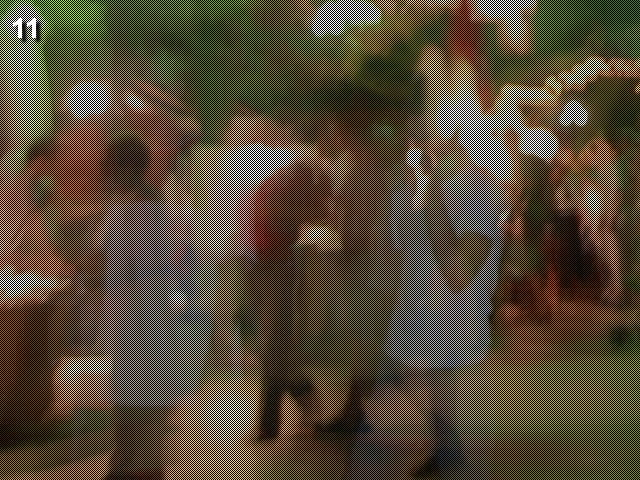
#> input picture pychallenge11.jpg, 640 x 480 px, found by its file name
$ python pychallenge11.py
#> lines starting #> are read from the running program, lines starting #| are printed output that depends on the picture
from PIL import ImageShow, Image

im = Image.open("C:/Users/sdomi/Documents/Code/PythonChallenge/pychallenge11.jpg")
#> im is the input picture: PIL image 640x480 RGB; mean R, G, B 85.8, 73.7, 57.3
w = 640
h = 480
# ImageShow.show(im)

original_image_pixels = list(im.getdata())
#> original_image_pixels = 307200 items
print(len(original_image_pixels))
#| 307200

def get_odds(image_array):
    new_list = []
    for i in range(0, len(image_array), 2):
        new_list.append(image_array[i])
    return new_list

im2 = Image.new('RGB', [640, 480])
#> im2: PIL image 640x480 RGB; every value is 0

print(len(get_odds(original_image_pixels)))
#> the loop in get_odds, `for i in range(0, len(image_array), 2):` made 153600 passes
#> i on passes 3 to 5: 4, 6, 8
#> after the loop in get_odds, `for i in range(0, len(image_array), 2):`: new_list = 153600 items
#| 153600

im2.putdata(get_odds(original_image_pixels))
#> the loop in get_odds (call 2), `for i in range(0, len(image_array), 2):` made 153600 passes
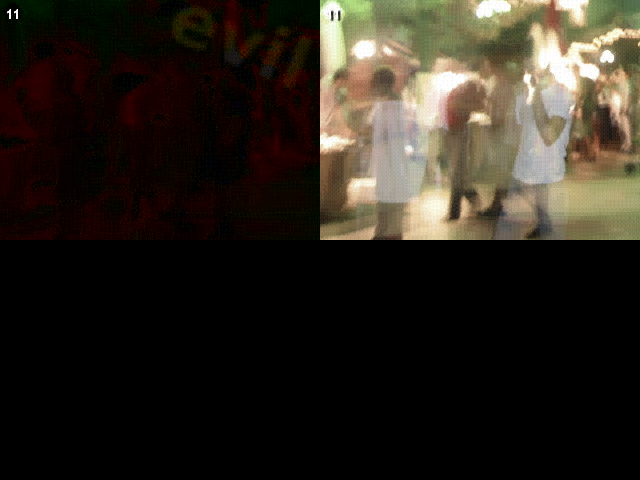
#> im2: PIL image 640x480 RGB; mean R, G, B 42.9, 36.9, 28.6

ImageShow.show(im2)

# answer: evil

$ run again, with pychallenge12.jpg copied over pychallenge11.jpg
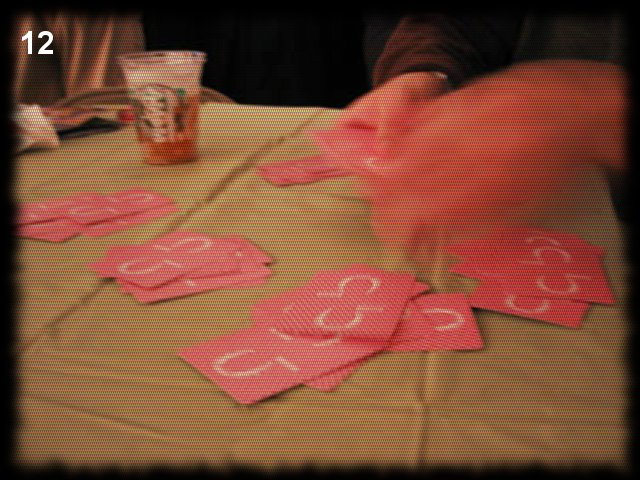
#> input picture pychallenge12.jpg, 640 x 480 px, found by its file name
#> im is the input picture: PIL image 640x480 RGB; mean R, G, B 125.2, 74.5, 53.1
#> original_image_pixels = 307200 items
#| 307200
#> the loop in get_odds, `for i in range(0, len(image_array), 2):` made 153600 passes
#> i on passes 3 to 5: 4, 6, 8
#> after the loop in get_odds, `for i in range(0, len(image_array), 2):`: new_list = 153600 items
#| 153600
#> the loop in get_odds (call 2), `for i in range(0, len(image_array), 2):` made 153600 passes
#> `im2.putdata(get_odds(original_image_pixels))`:
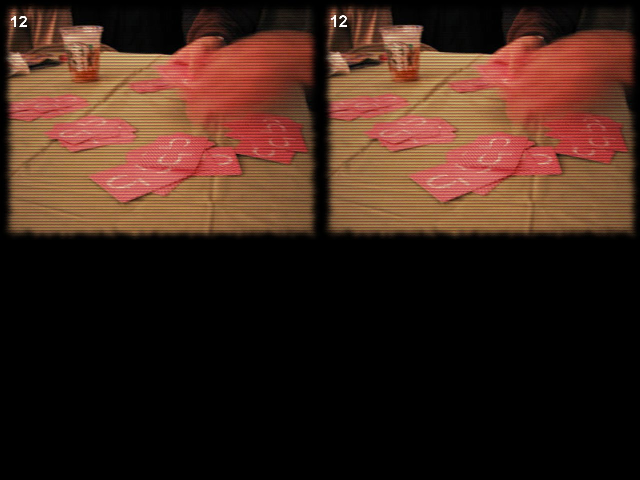
#> im2: PIL image 640x480 RGB; mean R, G, B 62.6, 37.2, 26.5

$ run again, with pychallenge07.png saved as pychallenge11.jpg
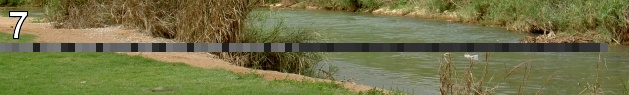
#> input picture pychallenge07.png, 629 x 95 px, found by its file name
#> im is the input picture: PIL image 629x95 RGB; mean R, G, B 114.6, 114.9, 72.2
#> original_image_pixels = 59755 items
#| 59755
#> the loop in get_odds, `for i in range(0, len(image_array), 2):` made 29878 passes
#> i on passes 3 to 5: 4, 6, 8
#> after the loop in get_odds, `for i in range(0, len(image_array), 2):`: new_list = 29878 items
#| 29878
#> the loop in get_odds (call 2), `for i in range(0, len(image_array), 2):` made 29878 passes
#> `im2.putdata(get_odds(original_image_pixels))`:
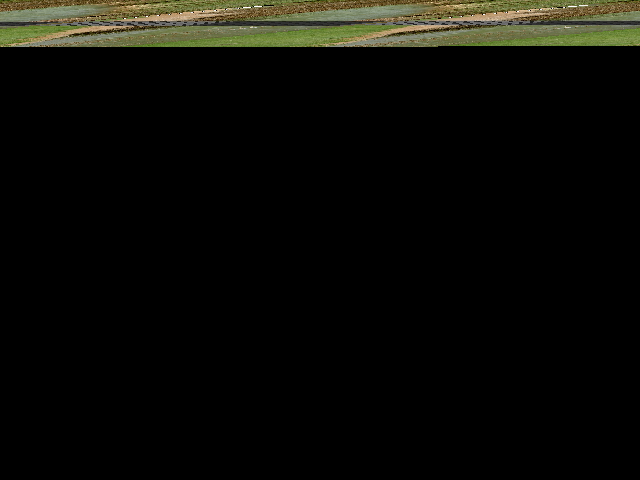
#> im2: PIL image 640x480 RGB; mean R, G, B 11.1, 11.2, 7
